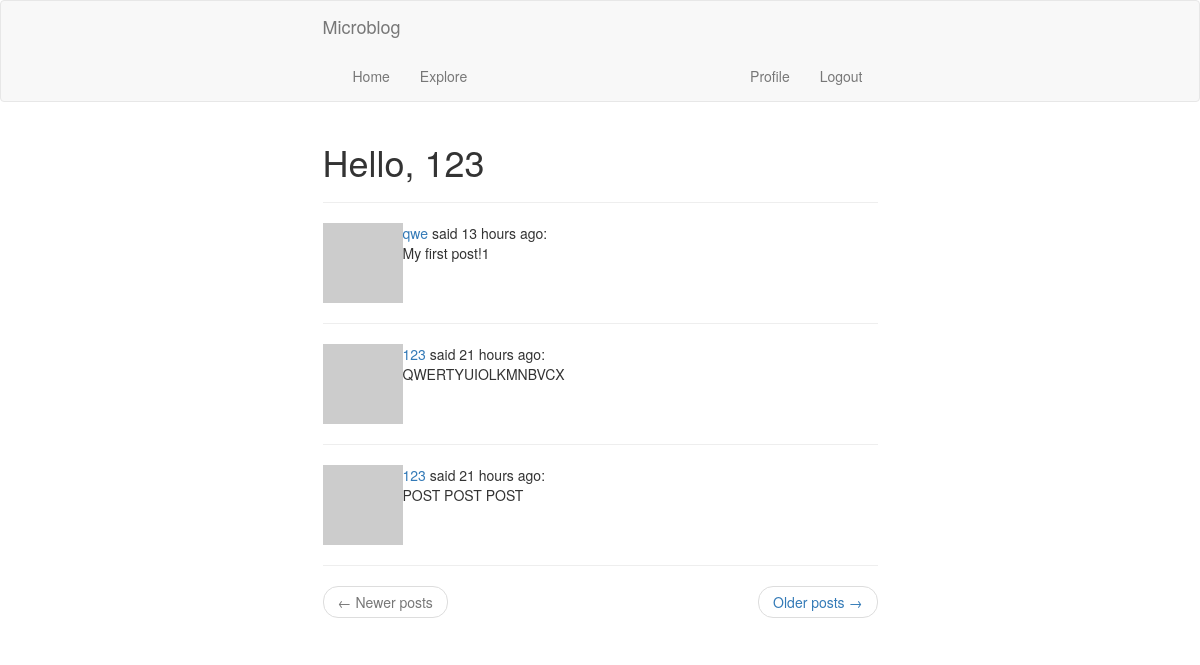
The page /explore (signed in) on the database its author committed.
### app/models.py (models this page shows, shortened)
class User(db.Model, UserMixin):
    id: int = db.Column(db.Integer, primary_key=True)
    username: str = db.Column(db.String(64), index=True, unique=True)
    email: str = db.Column(db.String(120), index=True, unique=True)
    password_hash: str = db.Column(db.String(128))
    about_me: str = db.Column(db.String(140))
    last_seen: str = db.Column(db.DateTime, default=datetime.utcnow)
    posts = db.relationship('Post', backref='author', lazy='dynamic')
    followed = db.relationship('User', secondary=followers,
                               primaryjoin=(followers.c.follower_id == id),
                               secondaryjoin=(followers.c.followed_id == id),
                               backref=db.backref('followers', lazy='dynamic'), lazy='dynamic')
    def avatar(self, size):
        digest = md5(self.email.lower().encode('utf-8')).hexdigest()
        return 'https://www.gravatar.com/avatar/{}?d=identicon&s={}'.format(digest, size)

class Post(db.Model):
    id = db.Column(db.Integer, primary_key=True)
    body = db.Column(db.String(140))
    timestamp = db.Column(db.DateTime, index=True, default=datetime.utcnow)
    user_id = db.Column(db.Integer, db.ForeignKey('user.id'))

### app/routes.py (the view)
@app.route('/explore')
@login_required
def explore():
    page = request.args.get('page', 1, type=int)
    posts = Post.query.order_by(Post.timestamp.desc()).paginate(page, app.config['POSTS_PER_PAGE'], False)
    next_url = url_for('explore', page=posts.next_num) if posts.has_next else None
    prev_url = url_for('explore', page=posts.prev_num) if posts.has_prev else None
    return render_template('index.html', title='Explore', posts=posts.items,
                           next_url=next_url, prev_url=prev_url)

### app/models.py (called while the page is built)
@login.user_loader
def load_user(id):
    return User.query.get(int(id))

### app/routes.py (called while the page is built)
@app.before_request
def before_request():
    if current_user.is_authenticated:
        current_user.last_seen = datetime.utcnow()
        db.session.commit()

### app/templates/index.html (shortened to what this page needs)
{% extends "base.html" %}
{% import 'bootstrap/wtf.html' as wtf %}
{% block app_content %}
    <h1>Hello, {{ current_user.username }}</h1>
    <hr>
    {% for post in posts %}
        {% include '_post.html' %}
    {% endfor %}
    <nav aria-label="...">
        <ul class="pager">
            <li class="previous{% if not prev_url %} disabled{% endif %}">
                <a href="{{ prev_url or '#' }}">
                    <span aria-hidden="true">&larr;</span> Newer posts
                </a>
            </li>
            <li class="next{% if not next_url %} disabled{% endif %}">
                <a href="{{ next_url or '#' }}">
                    Older posts <span aria-hidden="true">&rarr;</span>
                </a>
            </li>
        </ul>
    </nav>
{% endblock %}

### app/templates/_post.html
<table>
    <tr valign="top">
        <td width="70px">
            <a href="{{ url_for('user', username=post.author.username) }}">
                <img src="{{ post.author.avatar(70) }}">
            </a>
        </td>
        <td>
            <a href="{{ url_for('user', username=post.author.username) }}">
                {{ post.author.username }}
            </a>
            said {{ moment(post.timestamp).fromNow() }}:
            <br>
            {{ post.body }}
        </td>
    </tr>
</table>
<hr>

### rows shown on the page
User: username "123"
Post: author.username "qwe", timestamp "13 hours ago", body "My first post!1"
Post: author.username "123", timestamp "21 hours ago", body "QWERTYUIOLKMNBVCX"
Post: author.username "123", timestamp "21 hours ago", body "POST POST POST"
